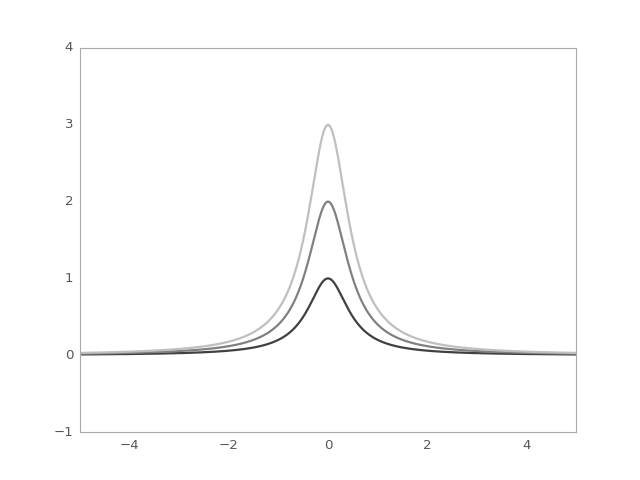

This figure's Python source:
import numpy as np
import matplotlib.pyplot as plt

from astropy.modeling.models import Lorentz1D

plt.figure()
s1 = Lorentz1D()
r = np.arange(-5, 5, .01)

for factor in range(1, 4):
    s1.amplitude = factor
    plt.plot(r, s1(r), color=str(0.25 * factor), lw=2)

plt.axis([-5, 5, -1, 4])
plt.show()
